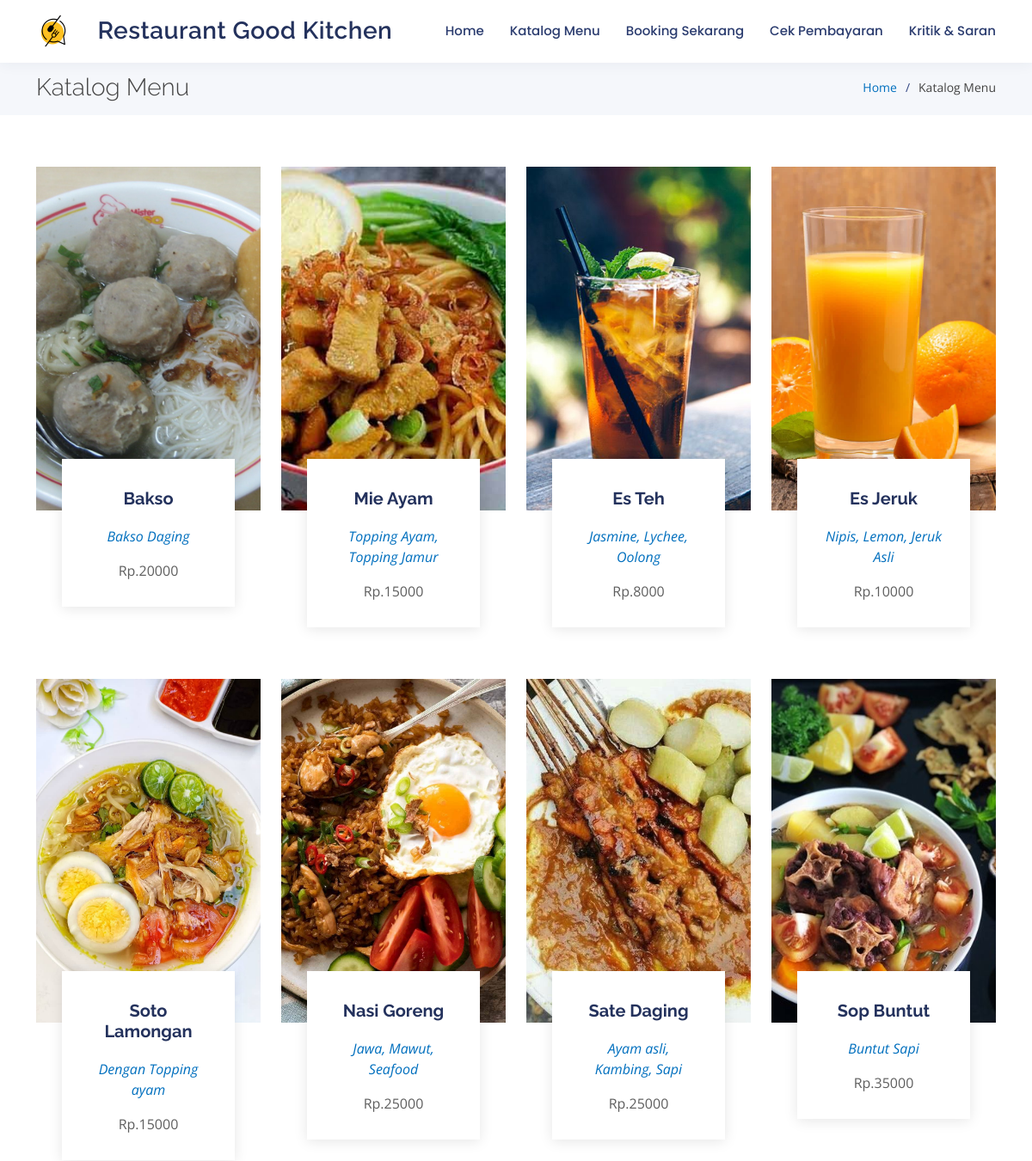
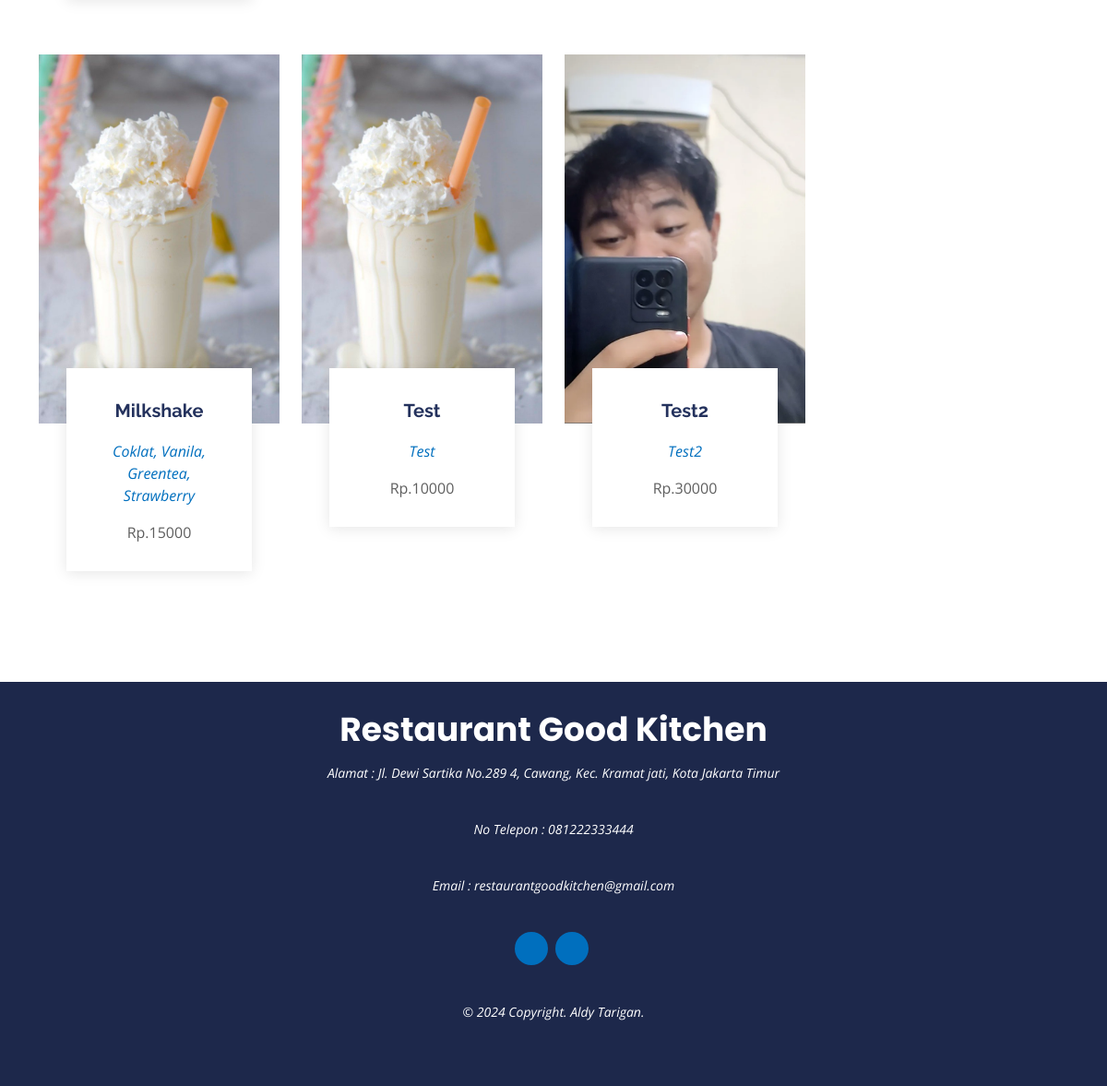
Page /index.php/katalog on the committed database (2 pictures, top to bottom).
### tables this page shows
CREATE TABLE `profil_usaha` (
  `id` int(12) NOT NULL,
  `nama_usaha` varchar(250) NOT NULL,
  `deskripsi` text NOT NULL,
  `alamat` varchar(250) NOT NULL,
  `nomor_telepon` varchar(17) NOT NULL,
  `email` varchar(100) NOT NULL,
  `instagram` varchar(50) NOT NULL,
  `facebook` varchar(250) NOT NULL,
  `maps_link` text NOT NULL,
  `foto_usaha_1` text NOT NULL,
  `foto_usaha_2` text NOT NULL,
  `foto_usaha_3` text NOT NULL
);

CREATE TABLE `menu` (
  `id_menu` int(11) NOT NULL,
  `nama_menu` varchar(100) NOT NULL,
  `detail_menu` text NOT NULL,
  `kategori` varchar(50) NOT NULL,
  `stok` varchar(50) NOT NULL DEFAULT 'Tersedia',
  `harga` int(100) NOT NULL
);

CREATE TABLE `gambar_menu` (
  `id_gambar` int(11) NOT NULL,
  `id_menu` int(11) NOT NULL,
  `gambar` varchar(250) NOT NULL
);

### application/controllers/Katalog.php (called while the page is built, shortened)
<?php
class Katalog extends CI_Controller
{
    public function __construct()
    {
        $this->load->model('katalog_model');
    }
    public function getProfilUsaha()
    {
        $getProfil = $this->db->query("SELECT * FROM profil_usaha");
        foreach ($getProfil->result_array() as $profil) {
            $arr['nama_usaha'] = $profil['nama_usaha'];
            $arr['alamat'] = $profil['alamat'];
            $arr['nomor_telepon'] = $profil['nomor_telepon'];
            $arr['email'] = $profil['email'];
            $arr['maps_link'] = $profil['maps_link'];
            $arr['instagram'] = $profil['instagram'];
            $arr['facebook'] = $profil['facebook'];
            $arr['foto_usaha_1'] = $profil['foto_usaha_1'];
            $arr['foto_usaha_2'] = $profil['foto_usaha_2'];
            $arr['foto_usaha_3'] = $profil['foto_usaha_3'];
        }
        return $arr;
    }
    public function index()
    {
        $profil = $this->getProfilUsaha();
        $data['menu'] = $this->katalog_model->getAllMakanan();
        $data['nama_usaha'] = $profil['nama_usaha'];
        $data['alamat'] = $profil['alamat'];
        $data['nomor_telepon'] = $profil['nomor_telepon'];
        $data['email'] = $profil['email'];
        $data['instagram'] = $profil['instagram'];
        $data['facebook'] = $profil['facebook'];
        $this->load->view('home/layout/header', $data);
        $this->load->view('home/katalog/index');
        $this->load->view('home/layout/footer');
    }
}

### index.php (called while the page is built, shortened)
<?php
require_once BASEPATH.'core/CodeIgniter.php';

### application/models/Katalog_model.php (called while the page is built, shortened)
<?php
class Katalog_model extends CI_Model
{
    public function getAllMakanan()
    {
        $query = $this->db->query("SELECT * FROM menu");
        return $query->result_array();
    }
}

### application/views/home/katalog/index.php (the view)
<main id="main">
  <section id="breadcrumbs" class="breadcrumbs">
        <div class="container">
            <div class="d-flex justify-content-between align-items-center">
                <h2>Katalog Menu</h2>
                <ol>
                    <li><a href="<?= base_url() ?>">Home</a></li>
                    <li>Katalog Menu</li>
                </ol>
            </div>
        </div>
    </section>
  <section id="event-list" class="event-list">
    <div class="container">
      <div class="row">
        <?php
        foreach ($menu as $m) {
          $id_menu = $m['id_menu'];
        ?>
          <div class="col-md-3 d-flex align-items-stretch">
          <a href="<?php base_url() ?>katalog/detail/<?= $m['id_menu'] ?>">
            <div class="card">
              <div class="card-img">
                <?php
                $getGambar = $this->db->query("SELECT * FROM gambar_menu WHERE id_menu = $id_menu LIMIT 1");
                foreach ($getGambar->result_array() as $gambarm) {
                  $gambar = $gambarm['gambar'];
                }
                ?>
                <img style="object-fit: cover;height:400px;width:100%" src="<?php echo base_url('assets/dataresto/menu/' . $gambar) ?>" />
              </div>
              <div class="card-body">
                <h5 class="card-title"><?= $m['nama_menu'] ?></h5>
                <p class="fst-italic text-center"><?= $m['detail_menu'] ?></p>
                <p class="card-text text-center">Rp.<?= $m['harga'] ?></p>
              </div>
            </div>
              </a>
          </div>
        <?php
        }
        ?>
      </div>
    </div>
  </section>
</main>

### application/views/home/layout/header.php (shortened to what this page needs)
<!DOCTYPE html>
<html lang="en">
<head>
  <link rel="stylesheet" href="<?= base_url() ?>assets/admin/vendor/@fortawesome/fontawesome-free/css/all.min.css" type="text/css">
  <link href="<?= base_url() ?>assets/home/vendor/bootstrap/css/bootstrap.min.css" rel="stylesheet">
  <link href="<?= base_url() ?>assets/home/vendor/bootstrap-icons/bootstrap-icons.css" rel="stylesheet">
  <link href="<?= base_url() ?>assets/home/vendor/boxicons/css/boxicons.min.css" rel="stylesheet">
  <link href="<?= base_url() ?>assets/home/vendor/glightbox/css/glightbox.min.css" rel="stylesheet">
  <link href="<?= base_url() ?>assets/home/vendor/remixicon/remixicon.css" rel="stylesheet">
  <link href="<?= base_url() ?>assets/home/vendor/swiper/swiper-bundle.min.css" rel="stylesheet">
  <link rel="stylesheet" href="<?= base_url() ?>assets/home/css/style.css?v=1">
  <link rel="stylesheet" href="<?= base_url() ?>assets/home/select2/css/select2.min.css">
  <link rel="stylesheet" href="<?= base_url() ?>assets/home/select2-bootstrap4-theme/select2-bootstrap4.min.css">
</head>
<body>
  <header id="header" class="fixed-top">
    <div class="container d-flex align-items-center justify-content-between">
      <a href="<?= base_url() ?>" class="logo"><img src="<?= base_url() ?>assets/home/img/logo2.png" alt="" class="img-fluid"></a>
      <h1 class="logo"><a href="<?= base_url() ?>"><?= $nama_usaha ?></a></h1>
      <nav id="navbar" class="navbar">
        <ul>
          <li><a href="<?= base_url() ?>">Home</a></li>
          <li><a href="<?= base_url() ?>katalog">Katalog Menu</a></li>
          <li><a href="<?= base_url() ?>home/booking">Booking Sekarang</a></li>
          <li><a href="<?= base_url() ?>pembayaran/cari">Cek Pembayaran</a></li>
          <li><a href="<?= base_url() ?>saran/add">Kritik & Saran</a></li>
        </ul>
      </nav>
    </div>
  </header>

### application/views/home/layout/footer.php (shortened to what this page needs)
<footer id="footer">
  <div class="container">
    <h3><?= $nama_usaha ?></h3>
    <p>Alamat : <?= $alamat ?></p>
    <p>No Telepon : </i> <?= $nomor_telepon ?></p>
    <p>Email : </i> <?= $email ?></p>
    <div class="social-links">
      <a href="https://instagram.com/<?= $instagram ?>" class="instagram" target="_blank"><i class="bx bxl-instagram"></i></a>
      <a href="https://facebook.com/<?= $facebook ?>" class="facebook" target="_blank"><i class="bx bxl-facebook"></i></a>
    </div>
    <p>&copy; <span id="currentYear"></span> Copyright. Aldy Tarigan.</p>
  </div>
</footer>
</body>
</html>

### assets/home/css/style.css (style rules this page uses)
body { font-family: "Open Sans", sans-serif; color: #444444; }
a { color: #006fbe; text-decoration: none; }
h1, h2, h3, h4, h5, h6 { font-family: "Raleway", sans-serif; }
#header { background: #fff; transition: all 0.5s; z-index: 997; padding: 15px 0; box-shadow: 0px 2px 15px rgba(36, 50, 93, 0.06); }
#header .logo { font-size: 28px; margin: 0; padding: 0; line-height: 1; font-weight: 600; letter-spacing: 0.5px; }
#header .logo a { color: #24325d; }
#header .logo img { max-height: 40px; }
.navbar { padding: 0; }
.navbar ul { margin: 0; padding: 0; display: flex; list-style: none; align-items: center; }
.navbar li { position: relative; }
.navbar a, .navbar a:focus { display: flex; align-items: center; justify-content: space-between; padding: 10px 0 10px 30px; font-family: "Poppins", sans-serif; font-size: 15px; font-weight: 500; color: #2b3c6f; white-space: nowrap; transition: 0.3s; }
section { padding: 60px 0; }
.breadcrumbs { padding: 15px 0; background: #f5f7fb; min-height: 40px; margin-top: 70px; }
.breadcrumbs h2 { font-size: 28px; margin-bottom: 0; font-weight: 300; }
.breadcrumbs ol { display: flex; flex-wrap: wrap; list-style: none; padding: 0; margin: 0; font-size: 14px; }
.breadcrumbs ol li + li { padding-left: 10px; }
.breadcrumbs ol li + li::before { display: inline-block; padding-right: 10px; color: #324682; content: "/"; }
.event-list .card { border: 0; padding: 0 30px; margin-bottom: 60px; position: relative; }
.event-list .card-img { width: calc(100% + 60px); margin-left: -30px; overflow: hidden; z-index: 9; border-radius: 0; }
.event-list .card-img img { max-width: 100%; transition: all 0.3s ease-in-out; }
.event-list .card-body { z-index: 10; background: #fff; border-top: 4px solid #fff; padding: 30px; box-shadow: 0px 2px 15px rgba(0, 0, 0, 0.1); margin-top: -60px; transition: 0.3s; }
.event-list .card-title { font-weight: 700; text-align: center; margin-bottom: 20px; color: #24325d; }
.event-list .card-text { color: #5e5e5e; }
#footer { background: #1d284b; color: #fff; font-size: 14px; text-align: center; padding: 30px 0; }
#footer h3 { font-size: 36px; font-weight: 700; color: #fff; position: relative; font-family: "Poppins", sans-serif; padding: 0; margin: 0 0 15px 0; }
#footer p { font-size: 15; font-style: italic; padding: 0; margin: 0 0 40px 0; }
#footer .social-links { margin: 0 0 40px 0; }
#footer .social-links a { font-size: 18px; display: inline-block; background: #006fbe; color: #fff; line-height: 1; padding: 8px 0; margin-right: 4px; border-radius: 50%; text-align: center; width: 36px; height: 36px; transition: 0.3s; }

### rows in the picture
profil_usaha: nama_usaha "Restaurant Good Kitchen", alamat "Jl. Dewi Sartika No.289 4, Cawang, Kec. Kramat jati, Kota Jakarta Timur", nomor_telepon "081222333444", email "restaurantgoodkitchen@gmail.com"
menu: gambar_menu.gambar (picture), nama_menu "Bakso", detail_menu "Bakso Daging", harga "20000"
menu: gambar_menu.gambar (picture), nama_menu "Mie Ayam", detail_menu "Topping Ayam, Topping Jamur", harga "15000"
menu: gambar_menu.gambar (picture), nama_menu "Es Teh", detail_menu "Jasmine, Lychee, Oolong", harga "8000"
menu: gambar_menu.gambar (picture), nama_menu "Es Jeruk", detail_menu "Nipis, Lemon, Jeruk Asli", harga "10000"
menu: gambar_menu.gambar (picture), nama_menu "Soto Lamongan", detail_menu "Dengan Topping ayam", harga "15000"
menu: gambar_menu.gambar (picture), nama_menu "Nasi Goreng", detail_menu "Jawa, Mawut, Seafood", harga "25000"
menu: gambar_menu.gambar (picture), nama_menu "Sate Daging", detail_menu "Ayam asli, Kambing, Sapi", harga "25000"
menu: gambar_menu.gambar (picture), nama_menu "Sop Buntut", detail_menu "Buntut Sapi", harga "35000"
menu: gambar_menu.gambar (picture), nama_menu "Milkshake", detail_menu "Coklat, Vanila, Greentea, Strawberry", harga "15000"
menu: gambar_menu.gambar (picture), nama_menu "Test", detail_menu "Test", harga "10000"
menu: gambar_menu.gambar (picture), nama_menu "Test2", detail_menu "Test2", harga "30000"
